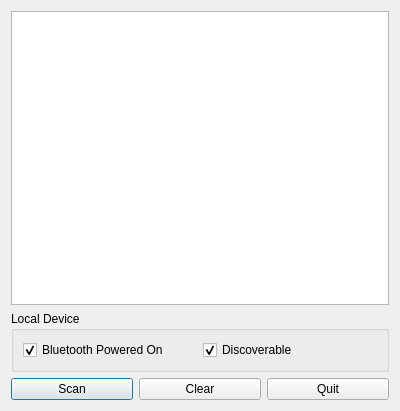
<?xml version="1.0" encoding="UTF-8"?>
<ui version="4.0">
 <class>DeviceDiscovery</class>
 <widget class="QDialog" name="DeviceDiscovery">
  <property name="geometry">
   <rect>
    <x>0</x>
    <y>0</y>
    <width>400</width>
    <height>411</height>
   </rect>
  </property>
  <property name="windowTitle">
   <string>Bluetooth Scanner</string>
  </property>
  <layout class="QVBoxLayout" name="verticalLayout">
   <item>
    <widget class="QListView" name="deviceListView"/>
   </item>
   <item>
    <widget class="QGroupBox" name="groupBox">
     <property name="title">
      <string>Local Device</string>
     </property>
     <layout class="QHBoxLayout" name="horizontalLayout_2">
      <item>
       <widget class="QCheckBox" name="power">
        <property name="text">
         <string>Bluetooth Powered On</string>
        </property>
        <property name="checked">
         <bool>true</bool>
        </property>
       </widget>
      </item>
      <item>
       <widget class="QCheckBox" name="discoverable">
        <property name="text">
         <string>Discoverable</string>
        </property>
        <property name="checked">
         <bool>true</bool>
        </property>
       </widget>
      </item>
     </layout>
    </widget>
   </item>
   <item>
    <layout class="QHBoxLayout" name="horizontalLayout">
     <item>
      <widget class="QPushButton" name="scan">
       <property name="text">
        <string>Scan</string>
       </property>
      </widget>
     </item>
     <item>
      <widget class="QPushButton" name="clear">
       <property name="text">
        <string>Clear</string>
       </property>
      </widget>
     </item>
     <item>
      <widget class="QPushButton" name="quit">
       <property name="text">
        <string>Quit</string>
       </property>
      </widget>
     </item>
    </layout>
   </item>
  </layout>
 </widget>
 <resources/>
 <connections>
  <connection>
   <sender>quit</sender>
   <signal>clicked()</signal>
   <receiver>DeviceDiscovery</receiver>
   <slot>accept()</slot>
   <hints>
    <hint type="sourcelabel">
     <x>323</x>
     <y>275</y>
    </hint>
    <hint type="destinationlabel">
     <x>396</x>
     <y>268</y>
    </hint>
   </hints>
  </connection>
 </connections>
</ui>
